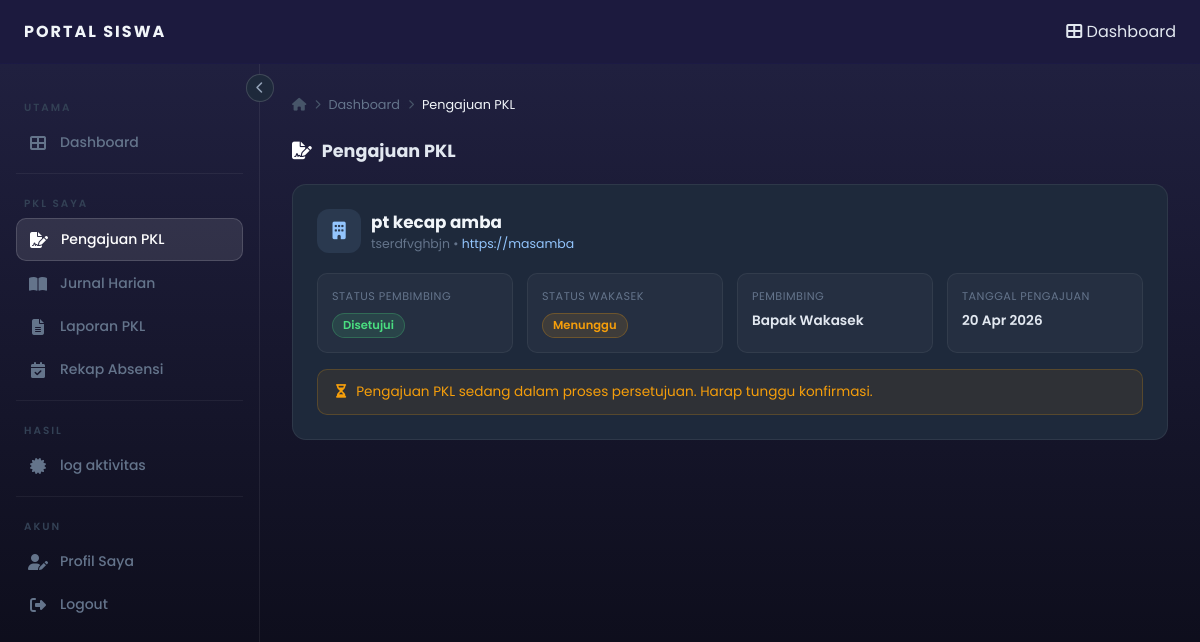
Screenshot of /siswa/siswa-pengajuan.php (signed in) with the database file from the repository.
### tables this page shows
CREATE TABLE `pkl_pengajuan` (
  `id` int(11) NOT NULL,
  `ketua_id` int(11) NOT NULL,
  `nama_perusahaan` varchar(100) NOT NULL,
  `alamat_perusahaan` text NOT NULL,
  `website` varchar(255) DEFAULT NULL,
  `file_dokumen` varchar(255) DEFAULT NULL,
  `status_pembimbing` enum('pending','disetujui','ditolak') DEFAULT 'pending',
  `status_wakasek` enum('pending','disetujui','ditolak') DEFAULT 'pending',
  `pembimbing_id` int(11) DEFAULT NULL,
  `tanggal_pengajuan` datetime DEFAULT current_timestamp()
);

### siswa/siswa-pengajuan.php (the view, shortened to what this page needs)
<?php
include "../config.php";
$siswa_id    = $_SESSION['user']['id_user'];
$existing = mysqli_fetch_assoc(mysqli_query($conn,
    "SELECT p.*, CONCAT(pb.nama_depan,' ',pb.nama_belakang) AS nama_pembimbing
     FROM pkl_pengajuan p
     JOIN pkl_anggota a ON a.pengajuan_id = p.id
     LEFT JOIN users pb ON pb.id = p.pembimbing_id
     WHERE a.siswa_id = $siswa_id
     ORDER BY p.id DESC LIMIT 1"));
include '_header_siswa.php';
?>
<div class="page-header" style="margin-bottom:20px;">
    <h2><i class="fas fa-file-signature"></i> Pengajuan PKL</h2>
</div>
<?php if ($existing): ?>
<?php
$badge_status = [
    'pending'  => ['label'=>'Menunggu','color'=>'#f59e0b','pill'=>'pill-yellow'],
    'disetujui'=> ['label'=>'Disetujui','color'=>'#4ade80','pill'=>'pill-green'],
    'ditolak'  => ['label'=>'Ditolak','color'=>'#ef4444','pill'=>'pill-red'],
];
$sp = $badge_status[$existing['status_pembimbing']];
$sw = $badge_status[$existing['status_wakasek']];
?>
<div class="card" style="margin-bottom:20px;">
    <div style="display:flex;align-items:center;gap:10px;margin-bottom:20px;">
        <div style="width:44px;height:44px;border-radius:12px;background:rgba(147,197,253,0.1);display:flex;align-items:center;justify-content:center;">
            <i class="fas fa-building" style="color:#93c5fd;font-size:1.1rem;"></i>
        </div>
        <div>
            <div style="font-size:1.05rem;font-weight:700;color:#f1f5f9;">
                <?= htmlspecialchars($existing['nama_perusahaan']); ?>
            </div>
            <div style="font-size:.78rem;color:#64748b;">
                <?= htmlspecialchars($existing['alamat_perusahaan']); ?>
                <?php if ($existing['website']): ?>
                  &bull; <a href="<?= htmlspecialchars($existing['website']); ?>" target="_blank" style="color:#93c5fd;"><?= htmlspecialchars($existing['website']); ?></a>
                <?php endif; ?>
            </div>
        </div>
    </div>
    <div style="display:grid;grid-template-columns:repeat(auto-fit,minmax(180px,1fr));gap:14px;">
        <div style="background:rgba(255,255,255,0.03);border:1px solid rgba(255,255,255,0.06);border-radius:10px;padding:14px;">
            <div style="font-size:.7rem;color:#64748b;text-transform:uppercase;letter-spacing:.5px;margin-bottom:6px;">Status Pembimbing</div>
            <span class="pill <?= $sp['pill']; ?>"><?= $sp['label']; ?></span>
        </div>
        <div style="background:rgba(255,255,255,0.03);border:1px solid rgba(255,255,255,0.06);border-radius:10px;padding:14px;">
            <div style="font-size:.7rem;color:#64748b;text-transform:uppercase;letter-spacing:.5px;margin-bottom:6px;">Status Wakasek</div>
            <span class="pill <?= $sw['pill']; ?>"><?= $sw['label']; ?></span>
        </div>
        <div style="background:rgba(255,255,255,0.03);border:1px solid rgba(255,255,255,0.06);border-radius:10px;padding:14px;">
            <div style="font-size:.7rem;color:#64748b;text-transform:uppercase;letter-spacing:.5px;margin-bottom:6px;">Pembimbing</div>
            <div style="font-size:.85rem;font-weight:600;color:#e2e8f0;"><?= htmlspecialchars($existing['nama_pembimbing'] ?? 'Belum ditentukan'); ?></div>
        </div>
        <div style="background:rgba(255,255,255,0.03);border:1px solid rgba(255,255,255,0.06);border-radius:10px;padding:14px;">
            <div style="font-size:.7rem;color:#64748b;text-transform:uppercase;letter-spacing:.5px;margin-bottom:6px;">Tanggal Pengajuan</div>
            <div style="font-size:.85rem;font-weight:600;color:#e2e8f0;"><?= date('d M Y', strtotime($existing['tanggal_pengajuan'])); ?></div>
        </div>
    </div>
    <?php if ($existing['status_pembimbing'] === 'disetujui' && $existing['status_wakasek'] === 'disetujui'): ?>
    <div class="alert alert-success" style="margin-top:16px;margin-bottom:0;">
        <i class="fas fa-check-circle"></i>
        <strong>Selamat!</strong> Pengajuan PKL Anda telah disetujui. Selamat menjalankan PKL!
    </div>
    <?php else: ?>
    <div class="alert alert-warning" style="margin-top:16px;margin-bottom:0;">
        <i class="fas fa-hourglass-half"></i>
        Pengajuan PKL sedang dalam proses persetujuan. Harap tunggu konfirmasi.
    </div>
    <?php endif; ?>
</div>
<?php endif; ?>
<?php include '_footer_siswa.php'; ?>

### siswa/style.css (style rules this page uses)
*, *::before, *::after { box-sizing: border-box; margin: 0; padding: 0; }
html { scroll-behavior: smooth; }
body { font-family: 'Poppins', sans-serif; background: linear-gradient(to bottom, #222243, #090913); color: #e2e8f0; min-height: 100vh; }
a { text-decoration: none; color: inherit; }
h2 { font-size: 1.25rem; font-weight: 600; color: #e2e8f0; }
.card { background: #1e293b; border: 1px solid rgba(255, 255, 255, 0.07); border-radius: 14px; padding: 24px; }
.pill { display: inline-flex; align-items: center; gap: 5px; padding: 3px 10px; border-radius: 99px; font-size: 0.72rem; font-weight: 600; }
.pill-green { background: rgba(74, 222, 128, 0.12); color: #4ade80; border: 1px solid rgba(74, 222, 128, 0.25); }
.pill-yellow { background: rgba(245, 158, 11, 0.12); color: #f59e0b; border: 1px solid rgba(245, 158, 11, 0.25); }
.alert { padding: 12px 18px; border-radius: 10px; font-size: 0.85rem; margin-bottom: 20px; display: flex; align-items: center; gap: 10px; }
.alert-warning { background: rgba(245, 158, 11, 0.08); border: 1px solid rgba(245, 158, 11, 0.2); color: #f59e0b; }
.page-header { display: flex; align-items: center; justify-content: space-between; gap: 16px; margin-bottom: 24px; flex-wrap: wrap; }
.page-header h2 { font-size: 1.1rem; font-weight: 700; color: #e2e8f0; display: flex; align-items: center; gap: 10px; }
.page-header h2 i { color: #ffffff; }

### rows the page displays
pkl_pengajuan: nama_perusahaan "pt kecap amba", alamat_perusahaan "tserdfvghbjn", website "https://masamba", status_pembimbing "Disetujui", status_wakasek "Menunggu", tanggal_pengajuan "20 Apr 2026"

### other values shown
$label "Dashboard Pengajuan PKL Jurnal Harian Laporan PKL Rekap Absensi log aktivitas Profil Saya Logout"
$page_title "Pengajuan PKL"
$existing['nama_pembimbing'] "Bapak Wakasek"
